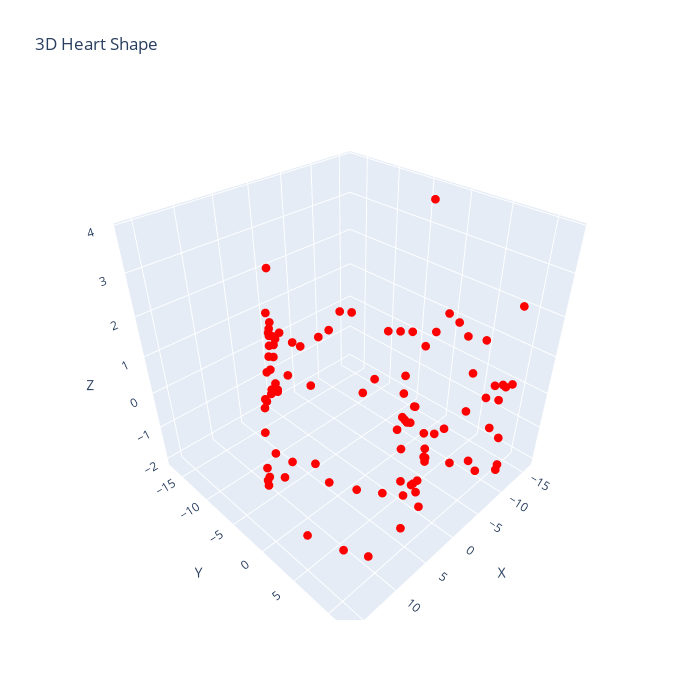

Source (notebook cell):
### Code cell
# Draw the heart shape in 3D by adding a z coordinate with some noise
# using plotly

z_heart = np.random.normal(0, 1, size=t.shape)

fig = go.Figure(data=[go.Scatter3d(
    x=x_heart,
    y=y_heart,
    z=z_heart,
    mode='markers',
    marker=dict(
        size=3,
        color='red',
    )
)])

fig.update_layout(
    title='3D Heart Shape',
    scene=dict(
        xaxis_title='X',
        yaxis_title='Y',
        zaxis_title='Z'
    ),
    width=700,
    height=700
)
